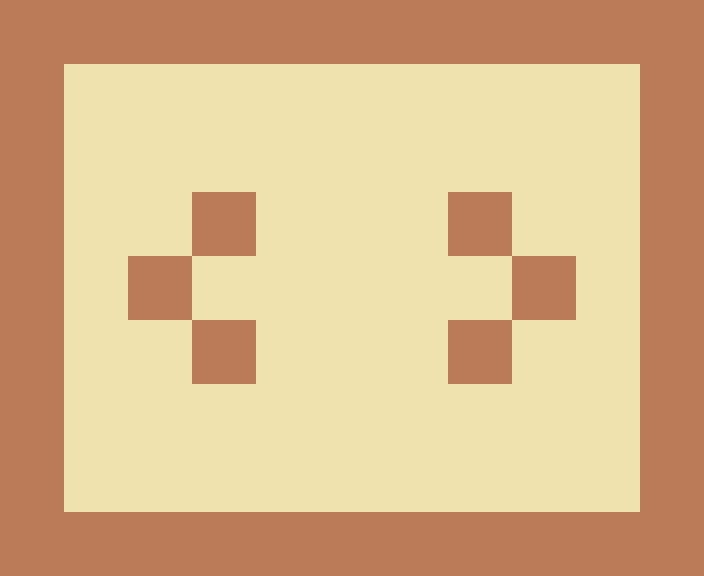

This game map was drawn from its Tiled (.tmx) file and the tilesets committed beside it. A one-line description and the trimmed map source follow:
An orthogonal 11x9 tile map with 64x64 px tiles, 1 tile layer (Tile Layer 1), 2 tilesets.

<map version="1.0" orientation="orthogonal" width="11" height="9" tilewidth="64" tileheight="64">
 <tileset firstgid="1" name="floor" tilewidth="64" tileheight="64">
  <image source="../res/floor.png" width="64" height="64" />
 </tileset>
 <tileset firstgid="2" name="wall" tilewidth="64" tileheight="64">
  <image source="../res/wall.png" width="64" height="64" />
  <tile id="0">
   <properties>
    <property name="blocked" value="true" />
   </properties>
  </tile>
 </tileset>
 <layer name="Tile Layer 1" width="11" height="9">
  <data>[99 cells, 99 non-empty, 2 distinct tile ids]</data>
 </layer>
</map>
